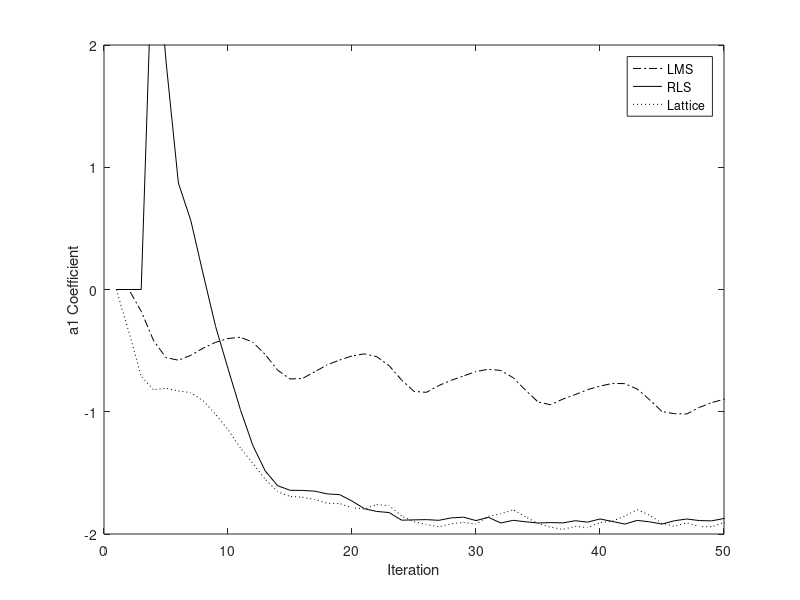
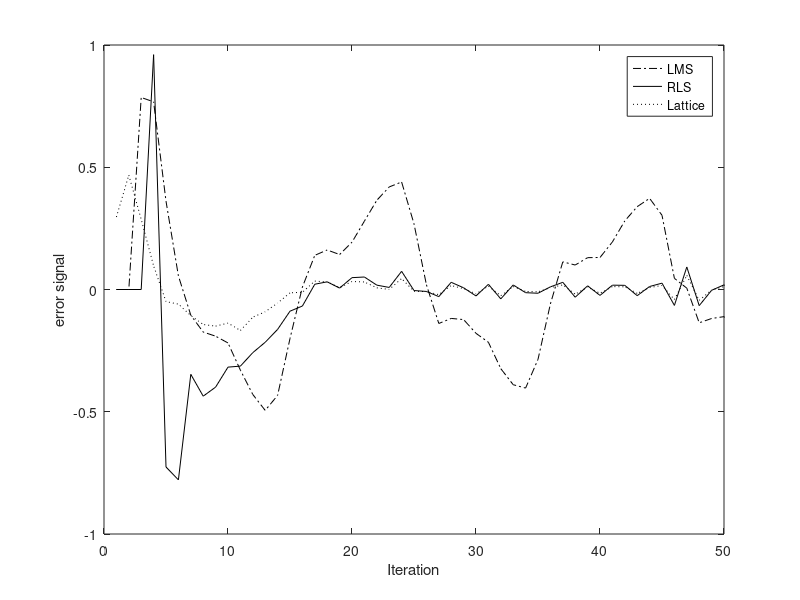

Write the MATLAB code that produced these figures, in order.
% recursive least squares model - WHITENING FILTER

fs=1024;  % sample rate
npts=500; % num of samples - change at npts/2
nhalf=npts/2;

% make input-output data
nn=1:npts;
f0=50;   % 50 and 200 excellent examples

sigamp = 1;
nzamp = .01;
y = nzamp.*randn([1 npts]) + sigamp.*sin(2.*pi.*f0.*nn./fs); 


% simple LMS whitening filter

a=zeros([1 npts]);  % plot array of middle coeff
elms=zeros([1 npts]);
a1p = 0;
a2p = 0;

% model order 3 times x variance -> set mumax
mumax = 1/(2*std(y)^2);
murel = .2;                   % safty margin
mu = mumax*murel;

for n=3:npts,
     yp = -a1p*y(n-1) - a2p*y(n-2);                    % prediction
     ep = y(n) - yp;                                        % pred error
     elms(n)=ep;
     a1p = a1p - 2*mu*y(n-1)*ep;
     a2p = a2p - 2*mu*y(n-2)*ep;
     a(n) = a1p;                                            % save coeff
end;


% recursive least squares whitening filter

h = zeros([1 npts]);
erls = zeros([1 npts]);
Id = zeros([2 2]);
P = zeros([2 2]);
H = zeros([2 1]);
K = zeros([2 1]);
Id(1,1)=1;
Id(2,2)=1;
Nbar = 1/murel;
alpha = (Nbar-1)/Nbar;
alphai = 1/ alpha;

% initialization
phi = [y(2) y(1)];
ypow=std(y)^2;
P = (Nbar.*phi'*phi + .00001.*Id)^(-1);    % slow init
%P=(ypow.*Id)^(-1);                          % fast init

for n=4:npts,
  phi = [y(n-1) y(n-2)];
  K = P*phi'./(alpha + phi*P*phi');
  P = alphai.*(Id - K*phi)*P;
  yp = -phi*H;
  erls(n)=y(n)-yp;
  H = H - K*erls(n);
  h(n)=H(1);
end;

% least squares lattice whitening filter

nwts=2;
Mlat=nwts+2;

d=zeros([Mlat 1]);			% cross cor and variance
rr=zeros([Mlat 1]);

r=zeros([Mlat 1]);			% error sigs
rl=zeros([Mlat 1]);
e=zeros([Mlat 1]);

gmc=zeros([Mlat 1]);		%likelihood and PARCORS
ke=zeros([Mlat 1]);
kr=zeros([Mlat 1]);

A=zeros([Mlat 1]);			% linear pred coeffs
Al=zeros([Mlat 1]);
Bl=zeros([Mlat 1]);

hlat = zeros([1 npts]);
elat = zeros([1 npts]);

gmc(1)=1;					% initialization
ypow=std(y)^2;
%ypow=.00001;
rrl=ypow.*ones([Mlat 1]);
re=ypow.*ones([Mlat 1]);

for n=1:npts,
  e(2)=y(n);
  r(2)=y(n);
  re(2)=alpha*re(2)+y(n)^2;
  rr(2)=re(2);
  for kk=3:Mlat,
    d(kk)=alpha*d(kk)+e(kk-1)*rl(kk-1)/gmc(kk-2);
    ke(kk)=d(kk)/re(kk-1);
	kr(kk)=d(kk)/rrl(kk-1);
	e(kk)=e(kk-1)-kr(kk)*rl(kk-1);
	r(kk)=rl(kk-1)-ke(kk)*e(kk-1);
	re(kk)=re(kk-1)-d(kk)*kr(kk);
	rr(kk)=rrl(kk-1)-d(kk)*ke(kk);
	gmc(kk-1)=gmc(kk-2)-(rl(kk-1)^2)/rrl(kk-1);
  end;

% Levinson recursion

  Al(3)=-kr(3);
  Bl(3)=-ke(3);
  if nwts > 1
	for ii=4:Mlat,
	  Al(ii)=-kr(ii);
	  Bl(ii)=-ke(ii);
	  pp=ii-1;
	  for kk=3:pp,
		A(kk)=Al(kk)-kr(ii)*Bl(ii-kk+2);
		Bl(ii-kk+2)=Bl(ii-kk+2)-ke(ii)*Al(kk);
		Al(kk)=A(kk);
	  end
	end
	for ii=1:nwts,
	  A(ii)=Al(ii+2);	% shift em back down by to avoid confusion
	end;
  end

% update time-lagged variables

  for kk=2:Mlat,
    rrl(kk)=rr(kk);
	rl(kk)=r(kk);
  end;
  hlat(n)=A(1);
  elat(n)=e(Mlat);
end;


figure(1);
plot(nn,a,'k-.',nn,h,'k',nn,hlat,'k:');
xlabel('Iteration');
ylabel('a1 Coefficient');
legend('LMS','RLS','Lattice');
axis([0 50 -2 2]);

figure(2);
plot(nn,elms,'k-.',nn,erls,'k',nn,elat,'k:');
xlabel('Iteration');
ylabel('error signal');
legend('LMS','RLS','Lattice');
axis([0 50 -1 1]);

X = [ (nzamp^2+.5*sigamp^2) (sigamp^2*cos(2*pi*f0/fs)); (sigamp^2*cos(2*pi*f0/fs)) (nzamp^2+.5*sigamp^2)];
[V,D]=eig(X);
